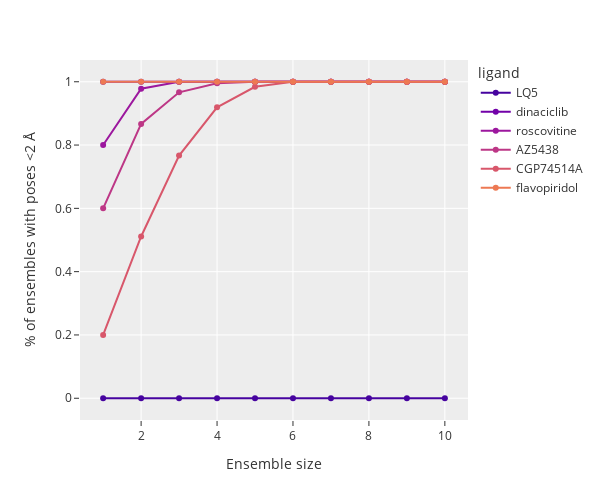

Here is the notebook cell this chart was saved with:
### Code cell
import plotly.express as px
fig = px.line(res_df, x="ensemble_size", y="correctly_docked", 
        color="ligand", template="ggplot2", width = 600, height=500, 
        color_discrete_sequence=px.colors.sequential.Plasma[1::1],
        markers=True,)
fig.update_layout(
    yaxis_title="% of ensembles with poses <2 Å",
    xaxis_title="Ensemble size"
)

### Figure 1 — Plotly figure (JSON) as saved in the notebook; plotly's stock layout.template omitted (floating-point values rounded to 4 significant figures)
{"data": [{"hovertemplate": "ligand=LQ5<br>ensemble_size=%{x}<br>correctly_docked=%{y}<extra></extra>", "legendgroup": "LQ5", "line": {"color": "#46039f", "dash": "solid"}, "marker": {"symbol": "circle"}, "mode": "markers+lines", "name": "LQ5", "orientation": "v", "showlegend": true, "type": "scatter", "x": [1, 2, 3, 4, 5, 6, 7, 8, 9, 10], "xaxis": "x", "y": [0, 0, 0, 0, 0, 0, 0, 0, 0, 0], "yaxis": "y"}, {"hovertemplate": "ligand=dinaciclib<br>ensemble_size=%{x}<br>correctly_docked=%{y}<extra></extra>", "legendgroup": "dinaciclib", "line": {"color": "#7201a8", "dash": "solid"}, "marker": {"symbol": "circle"}, "mode": "markers+lines", "name": "dinaciclib", "orientation": "v", "showlegend": true, "type": "scatter", "x": [1, 2, 3, 4, 5, 6, 7, 8, 9, 10], "xaxis": "x", "y": [1, 1, 1, 1, 1, 1, 1, 1, 1, 1], "yaxis": "y"}, {"hovertemplate": "ligand=roscovitine<br>ensemble_size=%{x}<br>correctly_docked=%{y}<extra></extra>", "legendgroup": "roscovitine", "line": {"color": "#9c179e", "dash": "solid"}, "marker": {"symbol": "circle"}, "mode": "markers+lines", "name": "roscovitine", "orientation": "v", "showlegend": true, "type": "scatter", "x": [1, 2, 3, 4, 5, 6, 7, 8, 9, 10], "xaxis": "x", "y": [0.8, 0.9778, 1, 1, 1, 1, 1, 1, 1, 1], "yaxis": "y"}, {"hovertemplate": "ligand=AZ5438<br>ensemble_size=%{x}<br>correctly_docked=%{y}<extra></extra>", "legendgroup": "AZ5438", "line": {"color": "#bd3786", "dash": "solid"}, "marker": {"symbol": "circle"}, "mode": "markers+lines", "name": "AZ5438", "orientation": "v", "showlegend": true, "type": "scatter", "x": [1, 2, 3, 4, 5, 6, 7, 8, 9, 10], "xaxis": "x", "y": [0.6, 0.8667, 0.9667, 0.9952, 1, 1, 1, 1, 1, 1], "yaxis": "y"}, {"hovertemplate": "ligand=CGP74514A<br>ensemble_size=%{x}<br>correctly_docked=%{y}<extra></extra>", "legendgroup": "CGP74514A", "line": {"color": "#d8576b", "dash": "solid"}, "marker": {"symbol": "circle"}, "mode": "markers+lines", "name": "CGP74514A", "orientation": "v", "showlegend": true, "type": "scatter", "x": [1, 2, 3, 4, 5, 6, 7, 8, 9, 10], "xaxis": "x", "y": [0.2, 0.5111, 0.7667, 0.919, 0.9841, 1, 1, 1, 1, 1], "yaxis": "y"}, {"hovertemplate": "ligand=flavopiridol<br>ensemble_size=%{x}<br>correctly_docked=%{y}<extra></extra>", "legendgroup": "flavopiridol", "line": {"color": "#ed7953", "dash": "solid"}, "marker": {"symbol": "circle"}, "mode": "markers+lines", "name": "flavopiridol", "orientation": "v", "showlegend": true, "type": "scatter", "x": [1, 2, 3, 4, 5, 6, 7, 8, 9, 10], "xaxis": "x", "y": [1, 1, 1, 1, 1, 1, 1, 1, 1, 1], "yaxis": "y"}], "layout": {"height": 500, "legend": {"title": {"text": "ligand"}, "tracegroupgap": 0}, "margin": {"t": 60}, "width": 600, "xaxis": {"anchor": "y", "domain": [0, 1], "title": {"text": "Ensemble size"}}, "yaxis": {"anchor": "x", "domain": [0, 1], "title": {"text": "% of ensembles with poses <2 Å"}}}}
